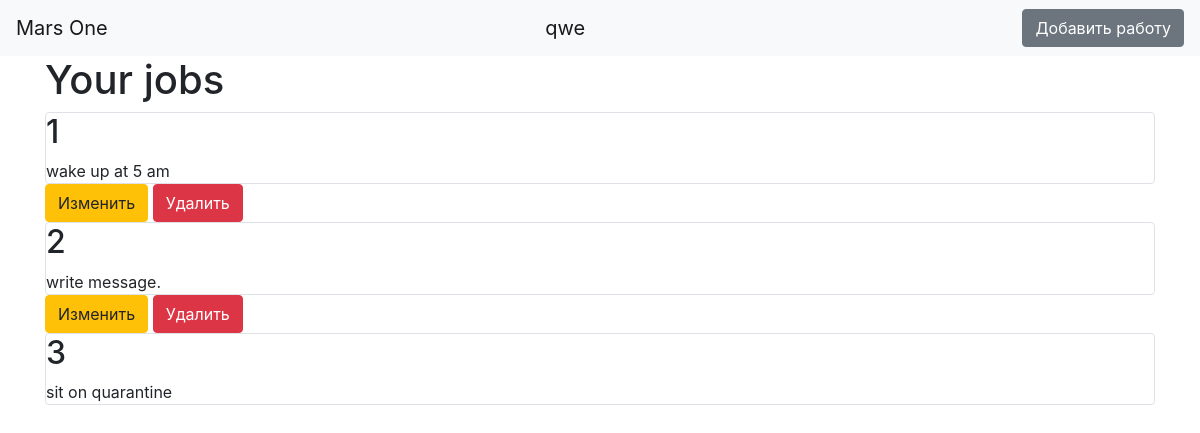
/ (signed in), run on the app's committed database.
### data/users.py (models this page shows, shortened)
class User(SqlAlchemyBase, UserMixin, SerializerMixin):
    __tablename__ = 'users'
    id = sqlalchemy.Column(sqlalchemy.Integer,
                           primary_key=True, autoincrement=True)
    surname = sqlalchemy.Column(sqlalchemy.String, nullable=True)
    name = sqlalchemy.Column(sqlalchemy.String, nullable=True)
    age = sqlalchemy.Column(sqlalchemy.Integer, nullable=True)
    about = sqlalchemy.Column(sqlalchemy.String, nullable=True)
    position = sqlalchemy.Column(sqlalchemy.String, nullable=True)
    speciality = sqlalchemy.Column(sqlalchemy.String, nullable=True)
    address = sqlalchemy.Column(sqlalchemy.String, nullable=True)
    email = sqlalchemy.Column(sqlalchemy.String,
                              index=True, unique=True, nullable=True)
    hashed_password = sqlalchemy.Column(sqlalchemy.String, nullable=True)
    modified_date = sqlalchemy.Column(sqlalchemy.DateTime,
                                      default=datetime.datetime.now)
    job = orm.relation("Jobs", back_populates='user')

### data/jobs.py (models this page shows)
class Jobs(SqlAlchemyBase, SerializerMixin):
    __tablename__ = 'jobs'
    id = sqlalchemy.Column(sqlalchemy.Integer,
                           primary_key=True, autoincrement=True)
    team_leader = sqlalchemy.Column(sqlalchemy.Integer, nullable=True)
    job = sqlalchemy.Column(sqlalchemy.String, nullable=True)
    work_size = sqlalchemy.Column(sqlalchemy.Integer, nullable=True)
    collaborators = sqlalchemy.Column(sqlalchemy.String, nullable=True)
    start_date = sqlalchemy.Column(sqlalchemy.DateTime,
                                   default=datetime.datetime.now)
    end_date = sqlalchemy.Column(sqlalchemy.DateTime,
                                 default=datetime.datetime.now)
    is_finished = sqlalchemy.Column(sqlalchemy.Boolean)
    team_leader = sqlalchemy.Column(sqlalchemy.Integer,
                                    sqlalchemy.ForeignKey("users.id"))
    user = orm.relation('User')

### serv.py (the view)
@app.route("/")
def index():
    session = db_session.create_session()
    jobs = session.query(Jobs)
    return render_template("index.html", news=jobs)

### data/db_session.py (called while the page is built)
def create_session() -> Session:
    global __factory
    return __factory()

### serv.py (called while the page is built)
@login_manager.user_loader
def load_user(user_id):
    session = db_session.create_session()
    return session.query(User).get(user_id)

### templates/index.html
{% extends "base.html" %}
{% block content %}
<h1>Your jobs</h1>
{% for item in news%}
<nav>
    {% if current_user.is_authenticated %}
    <div class="col-md6 border rounded">
    <h2>{{item.id}}</h2>
    <div>
        {{item.job}}
    </div>
    </div>
{% endif %}
    {% if current_user.is_authenticated and current_user == item.user or current_user.is_authenticated and current_user.id == 1 %}
    <div>
        <a href="/jobs/{{ item.id }}" class="btn btn-warning">Изменить</a>
        <a href="/jobs_delete/{{ item.id }}" class="btn btn-danger">Удалить</a>
    </div>
{% endif %}
</nav>
{% endfor %}
{% endblock %}

### templates/base.html (shortened to what this page needs)
<!doctype html>
<html lang="en">
<head>
    <link rel="stylesheet"
          href="https://stackpath.bootstrapcdn.com/bootstrap/4.4.1/css/bootstrap.min.css"
>
</head>
<body>
<header>
    <nav class="navbar navbar-light bg-light">
        <a class="navbar-brand" href="#">Mars One</a>
        {% if current_user.is_authenticated %}
        <a class="navbar-brand" href="/logout">{{ current_user.name }}</a>
        <a href="/add_job" class="btn btn-secondary">Добавить работу</a>
        {% else %}
        <p>
            <a class="btn btn-primary " href="/register">Зарегистрироваться</a>
            <a class="btn btn-success" href="/login">Войти</a>
        </p>
        {% endif %}
    </nav>
</header>
<main role="main" class="container">
    {% block content %}{% endblock %}
</main>
</body>
</html>

### data on the page
User: name "qwe"
Jobs: id "1", job "wake up at 5 am"
Jobs: id "2", job "write message."
Jobs: id "3", job "sit on quarantine"
